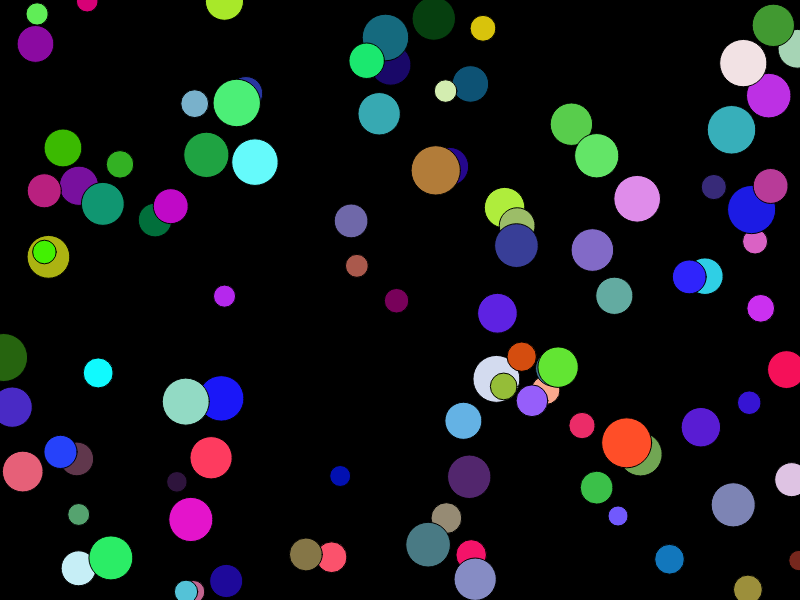
Frame 1 (no input)
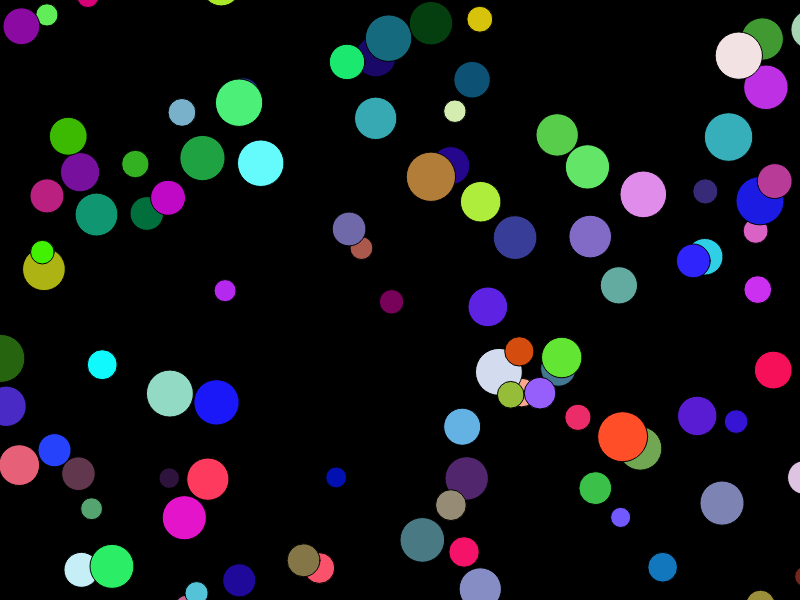
Frame 60 (no input)
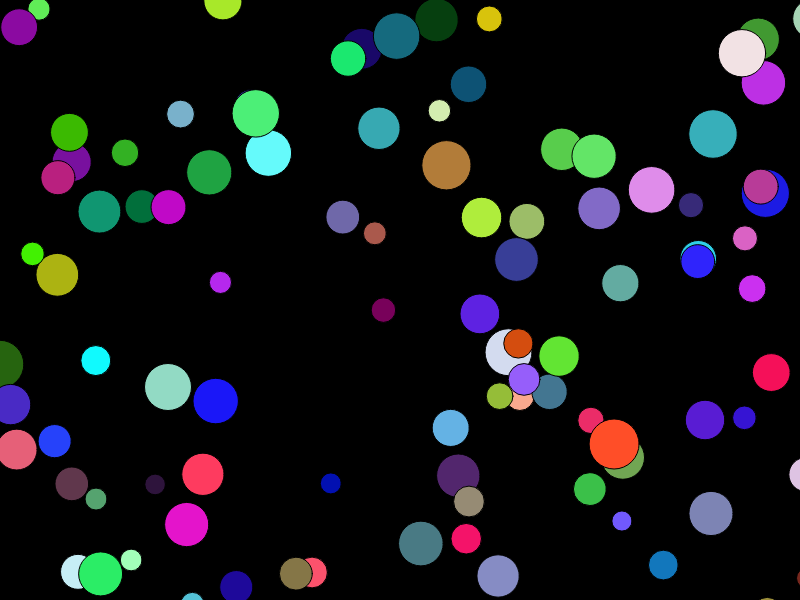
Frame 120 (the mouse pressed at the canvas centre since frame 60)

The p5.js sketch that drew these frames (run headless with seeded random() and noise() and a simulated clock; from frame 60 on, the mouse is pressed at the canvas centre):

// p5.js sketch
// ── sketch.js
var bubbles = [ ]

function setup() {
  createCanvas(800,600)
  for (var i = 0; i < 100; i++){
    bubbles.push({
        x: random(0, width),
        y: random(0, height),
        size: random(20, 50),
        color: color(random(0, 255),random(0, 255), random(0, 255))
    })
  }
}

function draw() {
  background(0)
  fill(250)
  
  for(var b = 0; b < bubbles.length; b++ ){
  fill(bubbles[b].color)
  ellipse(bubbles[b].x, bubbles[b].y, bubbles[b].size, bubbles[b].size)

  bubbles[b].x += random(-2, 2)
  bubbles[b].y += random(-2, 2)
  }
}


//var book = {
  //  title: 'Perks of Being a Wallflower',
    //chapters: ['Prologue', 'Chapter 1', 'Chapter 2'],
    //genre: 'Young Adult',
    //yearPublished: 2014,
    //author: 'Hashby',
    //checkedOut: true
//} var isTheBookCheckedOut = book.checkedOut
